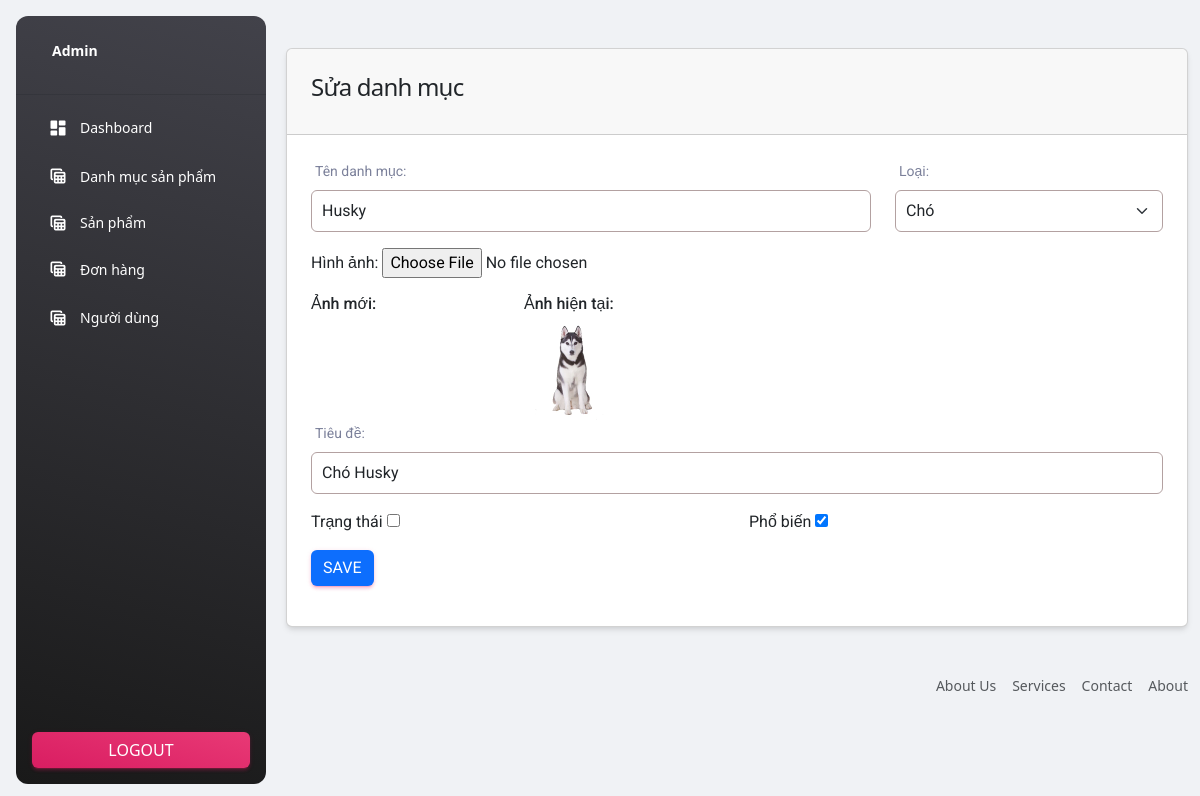
The app's page /admin/edit-category.php?id=42 (signed in) with its own data.
### tables this page shows
CREATE TABLE `categories` (
  `id` int(11) NOT NULL,
  `name` varchar(200) NOT NULL,
  `type` tinytext NOT NULL,
  `image` varchar(200) NOT NULL,
  `meta_title` varchar(200) DEFAULT NULL,
  `status` tinyint(4) NOT NULL DEFAULT 0,
  `popular` tinyint(4) NOT NULL DEFAULT 0,
  `careated_at` timestamp NOT NULL DEFAULT current_timestamp()
);

### admin/edit-category.php (the view, shortened to what this page needs)
<?php
include('includes/header.php');
include '../config/connect.php';
?>
<div class="container">
    <div class="row mt-3">
        <div class="col-md-12">
            <?php
            if (isset($_GET['id']))
            {
                $id = $_GET['id'];
                $statement = $pdo ->prepare("SELECT * FROM categories WHERE `id` = '$id'");
                $statement-> execute();
                $category = $statement->fetch(PDO::FETCH_ASSOC);
                ?>
                <div class="card">
                    <div class="card-header">
                        <h4>Sửa danh mục</h4>
                    </div>
                    <div class="card-body">
                        <form method="post" action="code.php" enctype="multipart/form-data">
                            <div class="row">
                                <div class="col-md-8">
                                    <label for="name">Tên danh mục:</label>
                                    <input class="form-control" type="text" name="name" id="name" value="<?= $category['name']?>" required>
                                </div>
                                <div class="col-md-4">
                                    <label for="type">Loại:</label>
                                    <select name="type" id="type" class="form-select form-control mb-3" aria-label="Default select example">
                                        <option <?= $category['type'] == '1' ? "selected":"" ?> value="1">Chó</option>
                                    </select>
                                </div>
                                <div class="col-md-12 mb-3">
                                    Hình ảnh: <input type="file" id="image" name="image" onchange="readURL(this);">
                                </div>
                                <div class="row">
                                    <div class="col-md-3">
                                        <h6>Ảnh mới: </h6>
                                    </div>
                                    <div class="col-md-3">
                                        <h6>Ảnh hiện tại: </h6>
                                        <img src="../uploads/<?= $category['image']?>" height="100px" width="100px" alt="">
                                    </div>
                                </div>
                                <div class="col-md-12">
                                    <label for="title">Tiêu đề:</label>
                                    <input class="form-control mb-3" value="<?= $category['meta_title']?>" type="text" name="title" id="title">
                                </div>
                                <div class="col-md-6 mb-3">
                                    Trạng thái <input <?= $category['status']? "checked": ""?> type="checkbox" id="status" name="status">
                                </div>
                                <div class="col-md-6 mb-3">
                                    Phổ biến <input <?= $category['popular']? "checked": ""?> type="checkbox" id="popular" name="popular">
                                </div>
                                <div class="col-md-12">
                                    <button class="btn btn-primary"  name="btn_update_category">Save</button>
                                </div>
                            </div>
                        </form>
                    </div>
                </div>
                <?php
            }
            ?>
        </div>
    </div>
</div>
<?php include ('includes/footer.php'); ?>

### admin/includes/header.php (style rules this page uses)
.form-control { border: 1px solid #b3a1a1 !important; padding: 8px 10px; }

### records on screen
categories: name "Husky", type "Chó", image (picture), title "Chó Husky", popular "☑"
